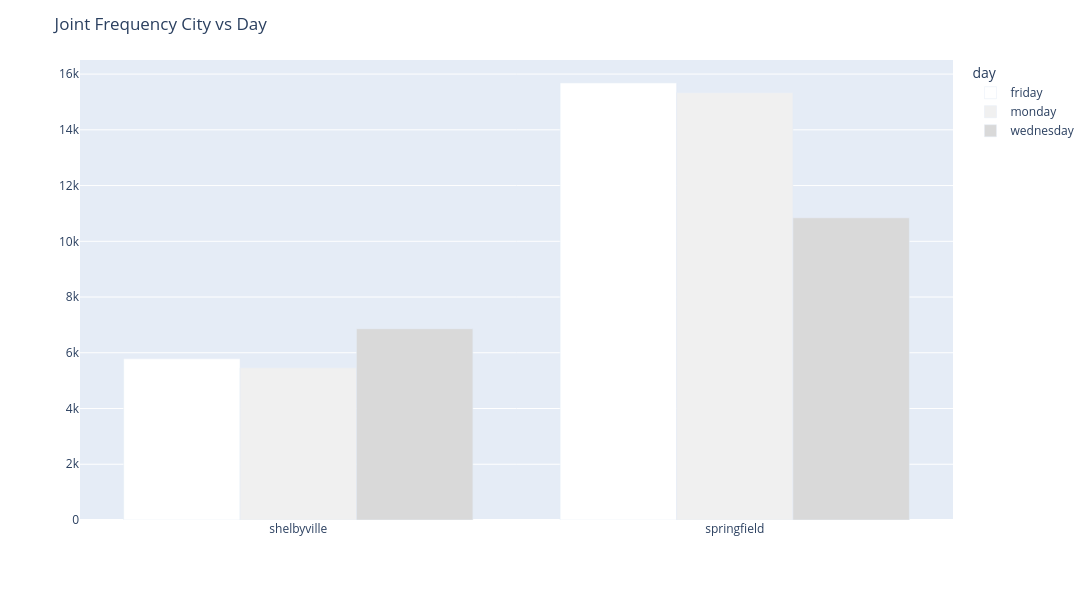

The cell this chart's notebook holds for it:
### Code cell
plot_crosstab_bars_plotlypx(ct_city_day, colors=px.colors.sequential.Greys, figsize=(1200, 600), title='Joint Frequency City vs Day', xlabel=None, ylabel=None, rotation_x=0, rotation_y=0)

### Figure 1 — Plotly figure (JSON) as saved in the notebook; plotly's stock layout.template omitted (floating-point values rounded to 4 significant figures)
{"data": [{"alignmentgroup": "True", "hovertemplate": "day=friday<br>city=%{x}<br>count=%{y}<extra></extra>", "legendgroup": "friday", "marker": {"color": "rgb(255,255,255)", "pattern": {"shape": ""}}, "name": "friday", "offsetgroup": "friday", "orientation": "v", "showlegend": true, "textposition": "auto", "type": "bar", "x": ["shelbyville", "springfield"], "xaxis": "x", "y": [5784, 15680], "yaxis": "y"}, {"alignmentgroup": "True", "hovertemplate": "day=monday<br>city=%{x}<br>count=%{y}<extra></extra>", "legendgroup": "monday", "marker": {"color": "rgb(240,240,240)", "pattern": {"shape": ""}}, "name": "monday", "offsetgroup": "monday", "orientation": "v", "showlegend": true, "textposition": "auto", "type": "bar", "x": ["shelbyville", "springfield"], "xaxis": "x", "y": [5461, 15331], "yaxis": "y"}, {"alignmentgroup": "True", "hovertemplate": "day=wednesday<br>city=%{x}<br>count=%{y}<extra></extra>", "legendgroup": "wednesday", "marker": {"color": "rgb(217,217,217)", "pattern": {"shape": ""}}, "name": "wednesday", "offsetgroup": "wednesday", "orientation": "v", "showlegend": true, "textposition": "auto", "type": "bar", "x": ["shelbyville", "springfield"], "xaxis": "x", "y": [6863, 10843], "yaxis": "y"}], "layout": {"barmode": "group", "height": 600, "legend": {"title": {"text": "day"}, "tracegroupgap": 0}, "margin": {"t": 60}, "title": {"text": "Joint Frequency City vs Day"}, "width": 1200, "xaxis": {"anchor": "y", "domain": [0, 1], "tickangle": 0, "title": {}}, "yaxis": {"anchor": "x", "domain": [0, 1], "tickangle": 0, "title": {}}}}
